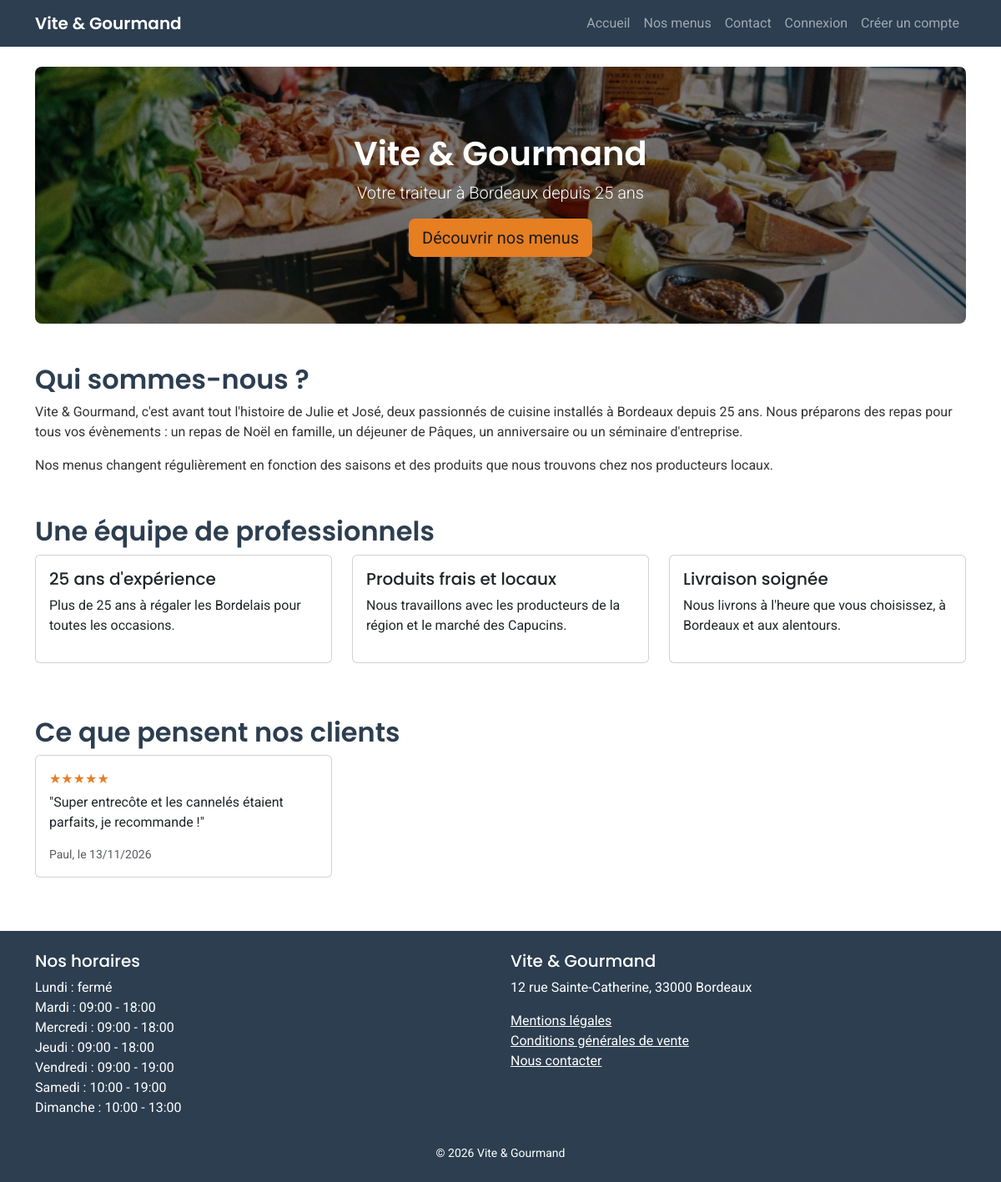
The page / on the database its author committed.
### tables this page shows
CREATE TABLE avis (
    id INT AUTO_INCREMENT PRIMARY KEY,
    commande_id INT NOT NULL UNIQUE,
    utilisateur_id INT NOT NULL,
    note INT NOT NULL CHECK (note BETWEEN 1 AND 5),
    commentaire TEXT,
    statut ENUM('en attente', 'valide', 'refuse') NOT NULL DEFAULT 'en attente',
    date_avis DATETIME DEFAULT CURRENT_TIMESTAMP,
    FOREIGN KEY (commande_id) REFERENCES commande(id) ON DELETE CASCADE,
    FOREIGN KEY (utilisateur_id) REFERENCES utilisateur(id)
);

CREATE TABLE utilisateur (
    id INT AUTO_INCREMENT PRIMARY KEY,
    nom VARCHAR(50) NOT NULL,
    prenom VARCHAR(50) NOT NULL,
    email VARCHAR(150) NOT NULL UNIQUE,
    telephone VARCHAR(20),
    adresse VARCHAR(255),
    code_postal VARCHAR(10),
    ville VARCHAR(100),
    mot_de_passe VARCHAR(255) NOT NULL,
    role ENUM('utilisateur', 'employe', 'admin') NOT NULL DEFAULT 'utilisateur',
    actif TINYINT(1) NOT NULL DEFAULT 1,
    token_reset VARCHAR(100) NULL,
    token_expiration DATETIME NULL,
    date_creation DATETIME DEFAULT CURRENT_TIMESTAMP
);

CREATE TABLE horaire (
    id INT AUTO_INCREMENT PRIMARY KEY,
    jour VARCHAR(20) NOT NULL,
    heure_ouverture TIME NULL,
    heure_fermeture TIME NULL,
    ferme TINYINT(1) NOT NULL DEFAULT 0
);

### includes/fonctions.php (called while the page is built, shortened)
<?php
require_once __DIR__ . '/../config/bdd.php';
function e($texte)
{
    return htmlspecialchars((string)$texte, ENT_QUOTES, 'UTF-8');
}
function getHoraires()
{
    global $bdd;
    return $bdd->query('SELECT * FROM horaire ORDER BY id')->fetchAll();
}

### index.php (the view, shortened to what this page needs)
<?php
require_once 'includes/header.php';
$requete = $bdd->query("SELECT a.note, a.commentaire, a.date_avis, u.prenom
                        FROM avis a
                        JOIN utilisateur u ON u.id = a.utilisateur_id
                        WHERE a.statut = 'valide'
                        ORDER BY a.date_avis DESC
                        LIMIT 6");
$avis = $requete->fetchAll();
?>
<section class="banniere mb-5">
    <h1>Vite &amp; Gourmand</h1>
    <p class="lead">Votre traiteur à Bordeaux depuis 25 ans</p>
    <a href="/menus.php" class="btn btn-dore btn-lg">Découvrir nos menus</a>
</section>
<section class="mb-5">
    <h2 class="text-bordeaux">Qui sommes-nous ?</h2>
    <p>
        Vite &amp; Gourmand, c'est avant tout l'histoire de Julie et José, deux passionnés de cuisine
        installés à Bordeaux depuis 25 ans. Nous préparons des repas pour tous vos évènements :
        un repas de Noël en famille, un déjeuner de Pâques, un anniversaire ou un séminaire d'entreprise.
    </p>
    <p>
        Nos menus changent régulièrement en fonction des saisons et des produits que nous trouvons
        chez nos producteurs locaux.
    </p>
</section>
<section class="mb-5">
    <h2 class="text-bordeaux">Une équipe de professionnels</h2>
    <div class="row">
        <div class="col-md-4 mb-3">
            <div class="card h-100 p-3">
                <h3 class="h5">25 ans d'expérience</h3>
                <p>Plus de 25 ans à régaler les Bordelais pour toutes les occasions.</p>
            </div>
        </div>
        <div class="col-md-4 mb-3">
            <div class="card h-100 p-3">
                <h3 class="h5">Produits frais et locaux</h3>
                <p>Nous travaillons avec les producteurs de la région et le marché des Capucins.</p>
            </div>
        </div>
        <div class="col-md-4 mb-3">
            <div class="card h-100 p-3">
                <h3 class="h5">Livraison soignée</h3>
                <p>Nous livrons à l'heure que vous choisissez, à Bordeaux et aux alentours.</p>
            </div>
        </div>
    </div>
</section>
<section>
    <h2 class="text-bordeaux">Ce que pensent nos clients</h2>
    <?php if (count($avis) == 0) : ?>
        <p>Pas encore d'avis pour le moment.</p>
    <?php else : ?>
        <div class="row">
            <?php foreach ($avis as $a) : ?>
                <div class="col-md-4 mb-3">
                    <div class="card h-100 p-3">
                        <p class="etoiles mb-1" aria-label="Note : <?= e($a['note']) ?> sur 5">
                            <?= str_repeat('★', $a['note']) . str_repeat('☆', 5 - $a['note']) ?>
                        </p>
                        <p>"<?= e($a['commentaire']) ?>"</p>
                        <p class="small text-muted mb-0"><?= e($a['prenom']) ?>, le <?= date('d/m/Y', strtotime($a['date_avis'])) ?></p>
                    </div>
                </div>
            <?php endforeach; ?>
        </div>
    <?php endif; ?>
</section>
<?php require_once 'includes/footer.php'; ?>

### includes/footer.php (shortened to what this page needs)
</main>
<footer class="bg-bordeaux text-white mt-5 py-4">
    <div class="container">
        <div class="row">
            <div class="col-md-6 mb-3">
                <h2 class="h5">Nos horaires</h2>
                <ul class="list-unstyled">
                    <?php foreach (getHoraires() as $h) : ?>
                        <li>
                            <?= e($h['jour']) ?> :
                            <?php if ($h['ferme']) : ?>
                                fermé
                            <?php else : ?>
                                <?= e(substr($h['heure_ouverture'] ?? '', 0, 5)) ?> - <?= e(substr($h['heure_fermeture'] ?? '', 0, 5)) ?>
                            <?php endif; ?>
                        </li>
                    <?php endforeach; ?>
                </ul>
            </div>
            <div class="col-md-6 mb-3">
                <h2 class="h5">Vite &amp; Gourmand</h2>
                <p>12 rue Sainte-Catherine, 33000 Bordeaux</p>
                <ul class="list-unstyled">
                    <li><a class="text-white" href="/mentions_legales.php">Mentions légales</a></li>
                    <li><a class="text-white" href="/cgv.php">Conditions générales de vente</a></li>
                    <li><a class="text-white" href="/contact.php">Nous contacter</a></li>
                </ul>
            </div>
        </div>
        <p class="text-center small mb-0">&copy; <?= date('Y') ?> Vite &amp; Gourmand</p>
    </div>
</footer>
</body>
</html>

### css/style.css (style rules this page uses)
body { font-family: 'Roboto', Arial, sans-serif; background-color: #ffffff; color: #333333; }
h1, h2, h3, .titre-logo { font-family: 'Poppins', Arial, sans-serif; font-weight: 600; }
.bg-bordeaux { background-color: #2c3e50; }
.text-bordeaux { color: #2c3e50; }
.btn-dore { background-color: #e67e22; color: #1c1c1c; border: none; }
.banniere { background: linear-gradient(rgba(0,0,0,0.5), rgba(0,0,0,0.5)), url('../images/banniere.jpg') center/cover; background-color: #2c3e50; color: #fff; padding: 80px 20px; border-radius: 8px; text-align: center; }
.etoiles { color: #e67e22; }

### rows shown on the page
avis: note "★★★★★", commentaire "Super entrecôte et les cannelés étaient parfaits, je recommande !", utilisateur.prenom "Paul", date_avis "13/11/2026"
horaire: jour "Lundi", ferme "fermé"
horaire: jour "Mardi", heure_ouverture "09:00", heure_fermeture "18:00"
horaire: jour "Mercredi", heure_ouverture "09:00", heure_fermeture "18:00"
horaire: jour "Jeudi", heure_ouverture "09:00", heure_fermeture "18:00"
horaire: jour "Vendredi", heure_ouverture "09:00", heure_fermeture "19:00"
horaire: jour "Samedi", heure_ouverture "10:00", heure_fermeture "19:00"
horaire: jour "Dimanche", heure_ouverture "10:00", heure_fermeture "13:00"
